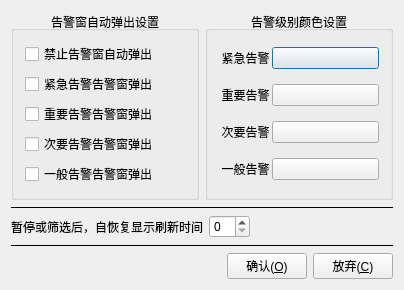
<?xml version="1.0" encoding="UTF-8"?>
<ui version="4.0">
 <class>DlgConfigure</class>
 <widget class="QDialog" name="DlgConfigure">
  <property name="geometry">
   <rect>
    <x>0</x>
    <y>0</y>
    <width>404</width>
    <height>257</height>
   </rect>
  </property>
  <property name="windowTitle">
   <string>告警窗参数设置</string>
  </property>
  <property name="windowIcon">
   <iconset resource="ssp_iaFloatView.qrc">
    <normaloff>:/images/configure</normaloff>:/images/configure</iconset>
  </property>
  <layout class="QGridLayout" name="gridLayout_4">
   <item row="2" column="0">
    <layout class="QHBoxLayout" name="horizontalLayout_3">
     <item>
      <widget class="QLabel" name="label_5">
       <property name="text">
        <string>暂停或筛选后，自恢复显示刷新时间</string>
       </property>
      </widget>
     </item>
     <item>
      <widget class="QSpinBox" name="spinBox_restore"/>
     </item>
     <item>
      <spacer name="horizontalSpacer_2">
       <property name="orientation">
        <enum>Qt::Horizontal</enum>
       </property>
       <property name="sizeHint" stdset="0">
        <size>
         <width>40</width>
         <height>20</height>
        </size>
       </property>
      </spacer>
     </item>
    </layout>
   </item>
   <item row="0" column="0">
    <layout class="QHBoxLayout" name="horizontalLayout_2" stretch="1,1">
     <item>
      <widget class="QGroupBox" name="groupBox_2">
       <property name="title">
        <string>告警窗自动弹出设置</string>
       </property>
       <property name="alignment">
        <set>Qt::AlignCenter</set>
       </property>
       <property name="flat">
        <bool>true</bool>
       </property>
       <layout class="QGridLayout" name="gridLayout_3">
        <item row="0" column="0">
         <widget class="QCheckBox" name="checkBox_none">
          <property name="text">
           <string>禁止告警窗自动弹出</string>
          </property>
         </widget>
        </item>
        <item row="1" column="0">
         <widget class="QCheckBox" name="checkBox_critical">
          <property name="text">
           <string>紧急告警告警窗弹出</string>
          </property>
         </widget>
        </item>
        <item row="2" column="0">
         <widget class="QCheckBox" name="checkBox_important">
          <property name="text">
           <string>重要告警告警窗弹出</string>
          </property>
         </widget>
        </item>
        <item row="3" column="0">
         <widget class="QCheckBox" name="checkBox_secondary">
          <property name="text">
           <string>次要告警告警窗弹出</string>
          </property>
         </widget>
        </item>
        <item row="4" column="0">
         <widget class="QCheckBox" name="checkBox_general">
          <property name="text">
           <string>一般告警告警窗弹出</string>
          </property>
         </widget>
        </item>
       </layout>
      </widget>
     </item>
     <item>
      <widget class="QGroupBox" name="groupBox">
       <property name="title">
        <string>告警级别颜色设置</string>
       </property>
       <property name="alignment">
        <set>Qt::AlignCenter</set>
       </property>
       <property name="flat">
        <bool>true</bool>
       </property>
       <layout class="QGridLayout" name="gridLayout">
        <property name="topMargin">
         <number>0</number>
        </property>
        <property name="bottomMargin">
         <number>0</number>
        </property>
        <item row="0" column="0">
         <layout class="QGridLayout" name="gridLayout_2" columnstretch="1,2">
          <property name="horizontalSpacing">
           <number>0</number>
          </property>
          <property name="verticalSpacing">
           <number>15</number>
          </property>
          <item row="0" column="0">
           <widget class="QLabel" name="label">
            <property name="text">
             <string>紧急告警</string>
            </property>
            <property name="alignment">
             <set>Qt::AlignCenter</set>
            </property>
           </widget>
          </item>
          <item row="1" column="0">
           <widget class="QLabel" name="label_2">
            <property name="text">
             <string>重要告警</string>
            </property>
            <property name="alignment">
             <set>Qt::AlignCenter</set>
            </property>
           </widget>
          </item>
          <item row="2" column="0">
           <widget class="QLabel" name="label_3">
            <property name="text">
             <string>次要告警</string>
            </property>
            <property name="alignment">
             <set>Qt::AlignCenter</set>
            </property>
           </widget>
          </item>
          <item row="3" column="0">
           <widget class="QLabel" name="label_4">
            <property name="text">
             <string>一般告警</string>
            </property>
            <property name="alignment">
             <set>Qt::AlignCenter</set>
            </property>
           </widget>
          </item>
          <item row="0" column="1">
           <widget class="QPushButton" name="btn_color_critical">
            <property name="text">
             <string/>
            </property>
            <property name="flat">
             <bool>false</bool>
            </property>
           </widget>
          </item>
          <item row="1" column="1">
           <widget class="QPushButton" name="btn_color_important">
            <property name="text">
             <string/>
            </property>
           </widget>
          </item>
          <item row="2" column="1">
           <widget class="QPushButton" name="btn_color_secondary">
            <property name="text">
             <string/>
            </property>
           </widget>
          </item>
          <item row="3" column="1">
           <widget class="QPushButton" name="btn_color_general">
            <property name="text">
             <string/>
            </property>
           </widget>
          </item>
         </layout>
        </item>
       </layout>
      </widget>
     </item>
    </layout>
   </item>
   <item row="5" column="0">
    <layout class="QHBoxLayout" name="horizontalLayout">
     <item>
      <spacer name="horizontalSpacer">
       <property name="orientation">
        <enum>Qt::Horizontal</enum>
       </property>
       <property name="sizeHint" stdset="0">
        <size>
         <width>40</width>
         <height>20</height>
        </size>
       </property>
      </spacer>
     </item>
     <item>
      <widget class="QPushButton" name="btn_ok">
       <property name="text">
        <string>确认(&amp;O)</string>
       </property>
       <property name="icon">
        <iconset resource="ssp_iaFloatView.qrc">
         <normaloff>:/images/ok</normaloff>:/images/ok</iconset>
       </property>
      </widget>
     </item>
     <item>
      <widget class="QPushButton" name="btn_cancel">
       <property name="text">
        <string>放弃(&amp;C)</string>
       </property>
       <property name="icon">
        <iconset resource="ssp_iaFloatView.qrc">
         <normaloff>:/images/cancel</normaloff>:/images/cancel</iconset>
       </property>
      </widget>
     </item>
    </layout>
   </item>
   <item row="1" column="0">
    <widget class="Line" name="line">
     <property name="frameShadow">
      <enum>QFrame::Plain</enum>
     </property>
     <property name="lineWidth">
      <number>1</number>
     </property>
     <property name="midLineWidth">
      <number>0</number>
     </property>
     <property name="orientation">
      <enum>Qt::Horizontal</enum>
     </property>
    </widget>
   </item>
   <item row="3" column="0">
    <spacer name="verticalSpacer">
     <property name="orientation">
      <enum>Qt::Vertical</enum>
     </property>
     <property name="sizeHint" stdset="0">
      <size>
       <width>20</width>
       <height>40</height>
      </size>
     </property>
    </spacer>
   </item>
   <item row="4" column="0">
    <widget class="Line" name="line_2">
     <property name="frameShadow">
      <enum>QFrame::Plain</enum>
     </property>
     <property name="orientation">
      <enum>Qt::Horizontal</enum>
     </property>
    </widget>
   </item>
  </layout>
 </widget>
 <layoutdefault spacing="6" margin="11"/>
 <resources>
  <include location="ssp_iaFloatView.qrc"/>
 </resources>
 <connections/>
</ui>
